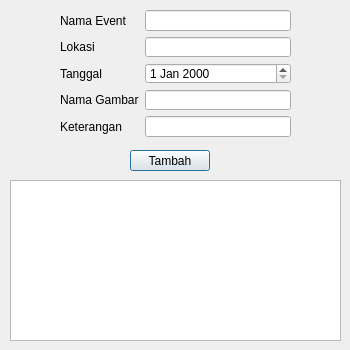
<?xml version="1.0" encoding="UTF-8"?>
<ui version="4.0">
 <class>even</class>
 <widget class="QDialog" name="even">
  <property name="geometry">
   <rect>
    <x>0</x>
    <y>0</y>
    <width>350</width>
    <height>350</height>
   </rect>
  </property>
  <property name="windowTitle">
   <string>Dialog</string>
  </property>
  <widget class="QWidget" name="formLayoutWidget">
   <property name="geometry">
    <rect>
     <x>60</x>
     <y>10</y>
     <width>231</width>
     <height>127</height>
    </rect>
   </property>
   <layout class="QFormLayout" name="formLayout">
    <item row="0" column="0">
     <widget class="QLabel" name="namaEventLabel">
      <property name="text">
       <string>Nama Event</string>
      </property>
     </widget>
    </item>
    <item row="0" column="1">
     <widget class="QLineEdit" name="namaEventLineEdit"/>
    </item>
    <item row="1" column="0">
     <widget class="QLabel" name="lokasiLabel">
      <property name="text">
       <string>Lokasi</string>
      </property>
     </widget>
    </item>
    <item row="1" column="1">
     <widget class="QLineEdit" name="lokasiLineEdit"/>
    </item>
    <item row="2" column="0">
     <widget class="QLabel" name="tanggalLabel">
      <property name="text">
       <string>Tanggal</string>
      </property>
     </widget>
    </item>
    <item row="2" column="1">
     <widget class="QDateEdit" name="tanggalDateEdit"/>
    </item>
    <item row="3" column="0">
     <widget class="QLabel" name="namaGambarLabel">
      <property name="text">
       <string>Nama Gambar</string>
      </property>
     </widget>
    </item>
    <item row="3" column="1">
     <widget class="QLineEdit" name="namaGambarLineEdit"/>
    </item>
    <item row="4" column="0">
     <widget class="QLabel" name="keteranganLabel">
      <property name="text">
       <string>Keterangan</string>
      </property>
     </widget>
    </item>
    <item row="4" column="1">
     <widget class="QLineEdit" name="keteranganLineEdit"/>
    </item>
   </layout>
  </widget>
  <widget class="QTableView" name="tableView">
   <property name="geometry">
    <rect>
     <x>10</x>
     <y>180</y>
     <width>331</width>
     <height>161</height>
    </rect>
   </property>
  </widget>
  <widget class="QPushButton" name="pushButton">
   <property name="geometry">
    <rect>
     <x>130</x>
     <y>150</y>
     <width>80</width>
     <height>21</height>
    </rect>
   </property>
   <property name="text">
    <string>Tambah</string>
   </property>
  </widget>
 </widget>
 <resources/>
 <connections/>
</ui>
